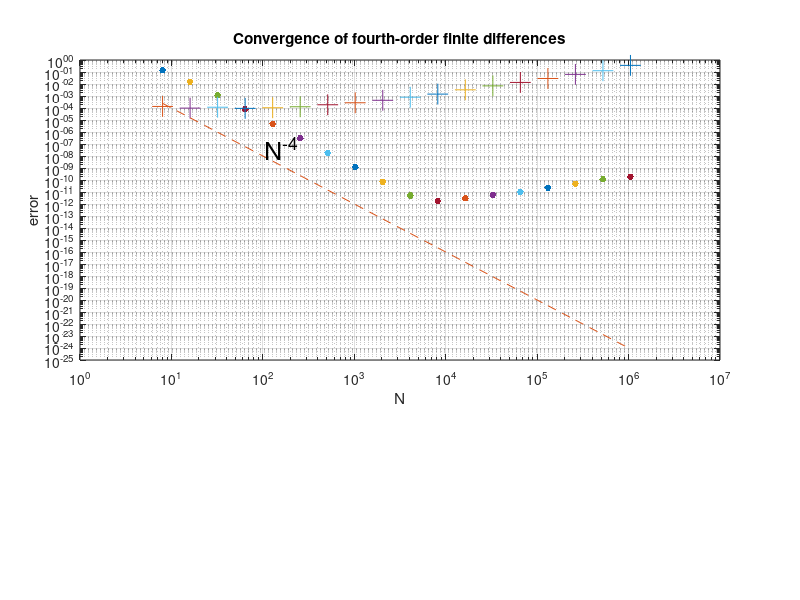

Recreate this plot in MATLAB.
% p1.m - convergence of fourth-order finite differences

% For various N, set up grid in [-pi,pi] and function u(x):
  Nvec = 2.^(3:20);
  clf, subplot('position',[.1 .4 .8 .5])
  for N = Nvec
    
    h = 2*pi/N; x = -pi + (1:N)'*h;
    u = exp(sin(x)); uprime = cos(x).*u;

    % Construct sparse fourth-order differentiation matrix:
    tic 
    e = ones(N,1);
    D =   sparse(1:N,[2:N 1],2*e/3,N,N)...
        - sparse(1:N,[3:N 1 2],e/12,N,N);
    D = (D-D')/h;
    time=toc
    % Plot max(abs(D*u-uprime)):
    error = norm(D*u-uprime,inf);
    loglog(N,error,'.','markersize',15), hold on
    loglog(N,time,'+','markersize',15), hold on
  end
  grid on, xlabel N, ylabel error
  title('Convergence of fourth-order finite differences')
  semilogy(Nvec,Nvec.^(-4),'--') 
  text(105,5e-8,'N^{-4}','fontsize',18)
